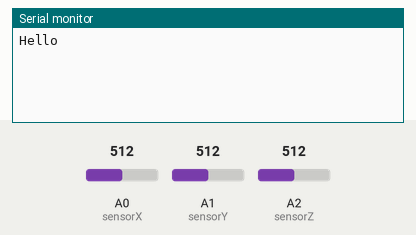
Simulated run of this sketch. Board: Arduino Uno, built with avr-gcc and run on an emulated ATmega328P. Shown: the last lines printed to the serial monitor. Inputs (shaded band) come from the test bench; at power-on: A0 (sensorX) = 512, A2 (sensorZ) = 512, A1 (sensorY) = 512.

Above: at 1.2 s.
1.3 s: A0 (sensorX) set to 546
At 2.3 s:
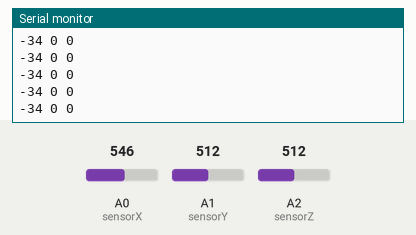
4.7 s: A2 (sensorZ) set to 513
At 5.2 s:
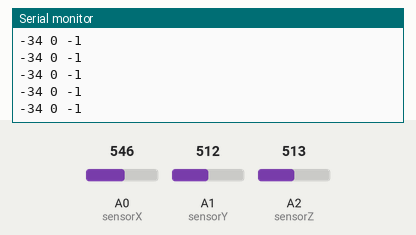

Measured:
- the behaviour switches between 532 and 533 on A0 (sensorX) (found by bisection; images 0 and 1)
- after the input at 1.3 s, the serial monitor: prints a new line at once (image 1)
- after the input at 4.7 s, the serial monitor: prints a new line at once (image 2)

The sketch:

control2.ino
```cpp
int sensorX = A0;    // select the input pin for the potentiometer
int sensorY = A1;    // select the input pin for the potentiometer
int sensorZ = A2;    // select the input pin for the potentiometer
int sensorValue = 0;  // variable to store the value coming from the sensor
int X=0;
int Y=0;
int Z=0;
int leveledX;
int leveledY;
int leveledZ;
boolean firstTime=true;
int previousX=0;
int previousY=0;
int previousZ=0;
boolean Xflag=false;
boolean Yflag=false;
boolean Zflag=false;
int falsepos=3;
void setup() {
  // declare the ledPin as an OUTPUT:
  Serial.begin(9600);

}

void loop() {
  // read the value from the sensor:
  if (firstTime){
  calibrate();
  firstTime=false;
  }
  previousX=X;

  X= analogRead(sensorX);
  previousY=Y;
  Y= analogRead(sensorY);
   previousZ=Z;
  Z= analogRead(sensorZ);
  int test=abs(leveledX-X);
  if(test>20){
  //  Serial.print("X ");
  // Serial.println(leveledX-X);
  Xflag=true;

 }
 else{
 Xflag=false;
 }
  test=abs(leveledY-Y);
  if(test>20){
   // Serial.print("Y: ");
    //Serial.println(leveledY-Y);
    Yflag=true;
  }
  else{
    Yflag=false;
  }
   test=abs(leveledZ-Z);
  if(test>60){
  //  Serial.print("Z ");
    // Serial.println(leveledZ-Z);
    Zflag=true;
  }
  else{
   Zflag=false;
  }
  if (Xflag || Yflag || Zflag){
    Serial.print(leveledX-X);
     Serial.print(" ");
    Serial.print(leveledY-Y);
    Serial.print(" ");
    Serial.println(leveledZ-Z);
  }

  // stop the program for <sensorValue> milliseconds:
  delay(30);
  // turn the ledPin off:
 // digitalWrite(ledPin, LOW);
  // stop the program for for <sensorValue> milliseconds:
  //delay(sensorValue);
}
void calibrate(){
  delay(100);
  Serial.println("Hello");
    X= analogRead(sensorX);
    previousX=X;
    leveledX=X;
    Y= analogRead(sensorY);
    previousY=Y;
     leveledY=Y;
    Z= analogRead(sensorZ);
    previousZ=Z;
    leveledZ=Z;

}
```
